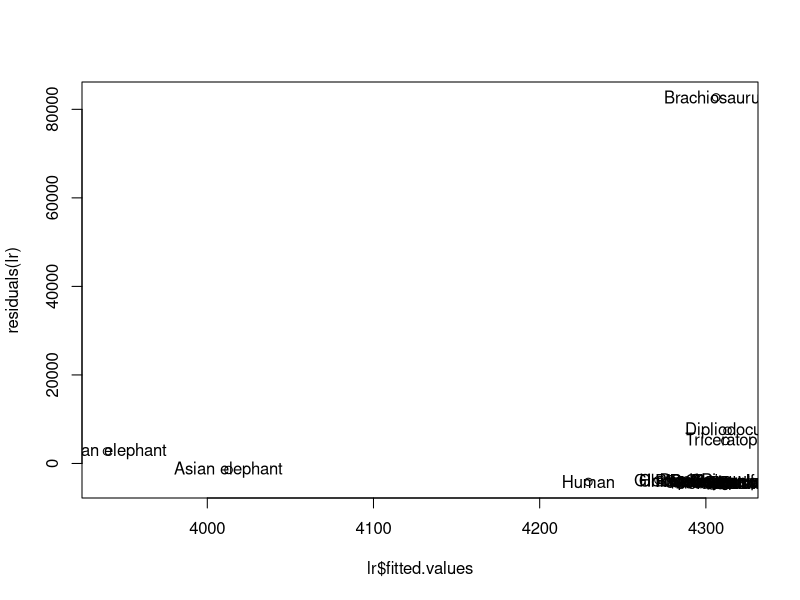
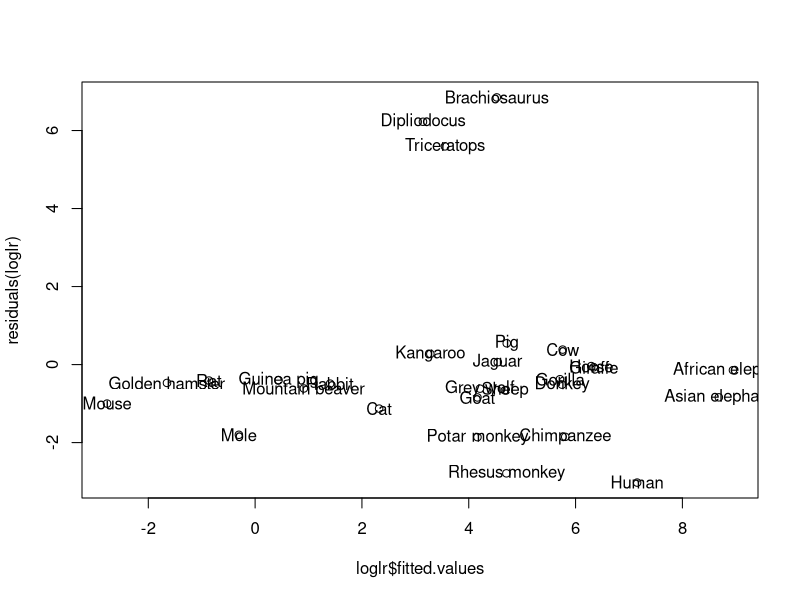
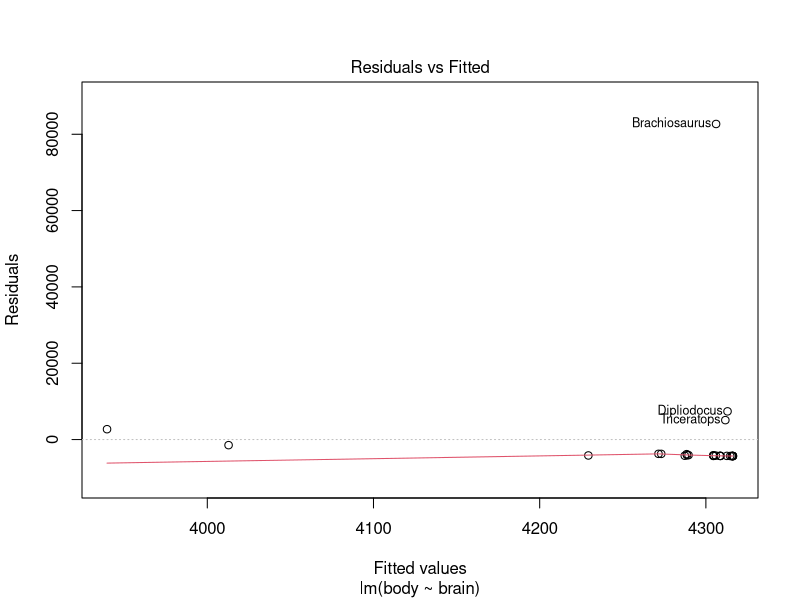
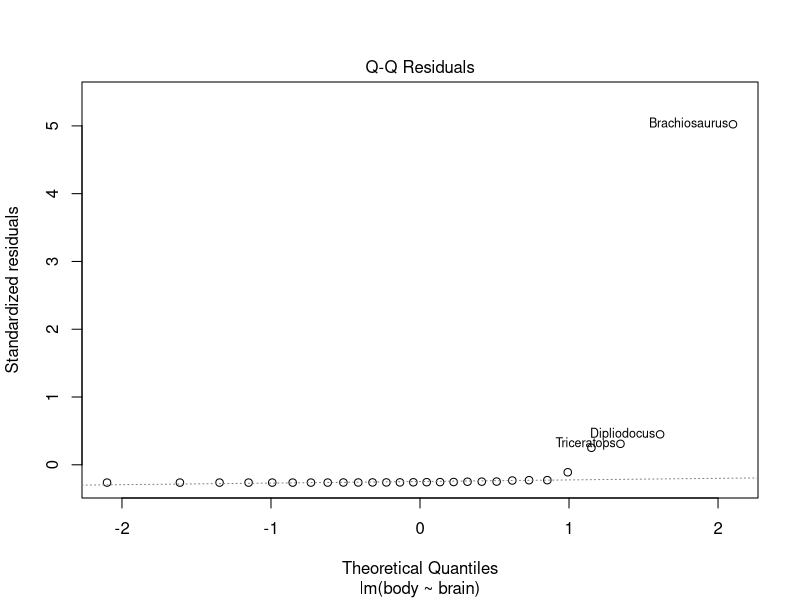
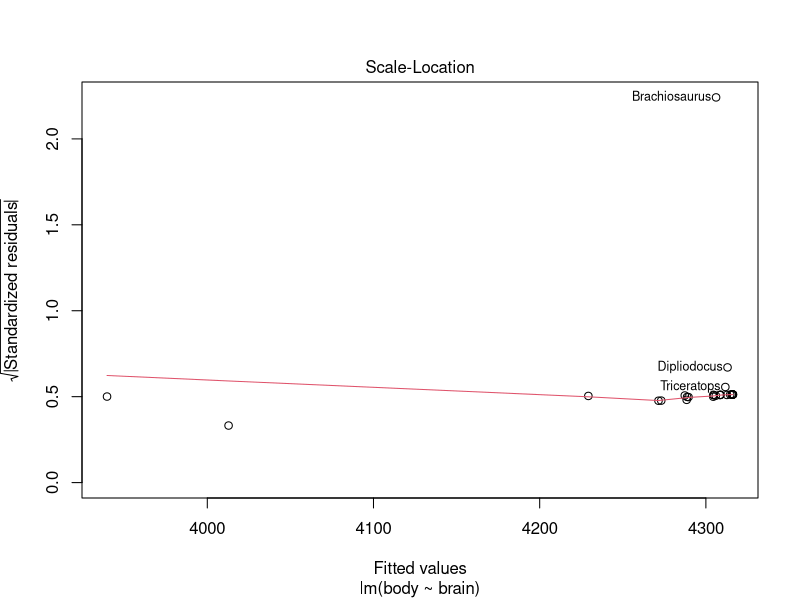
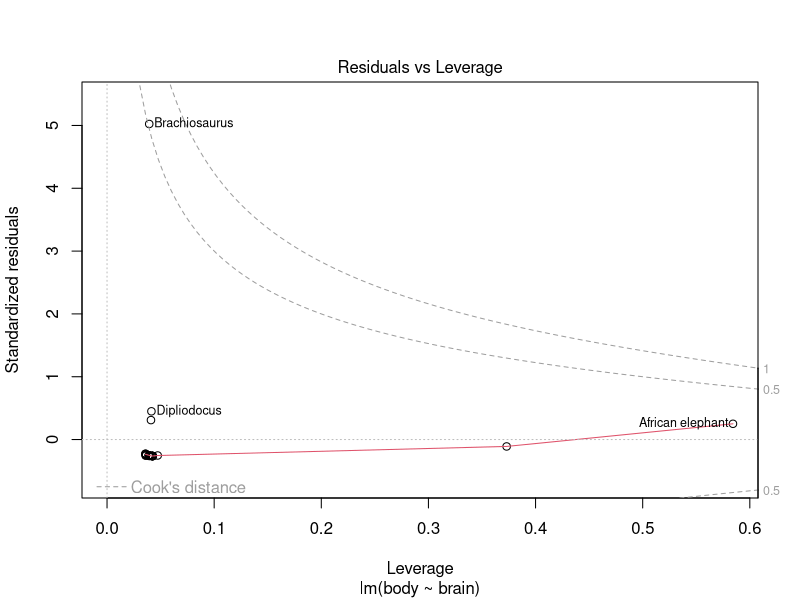
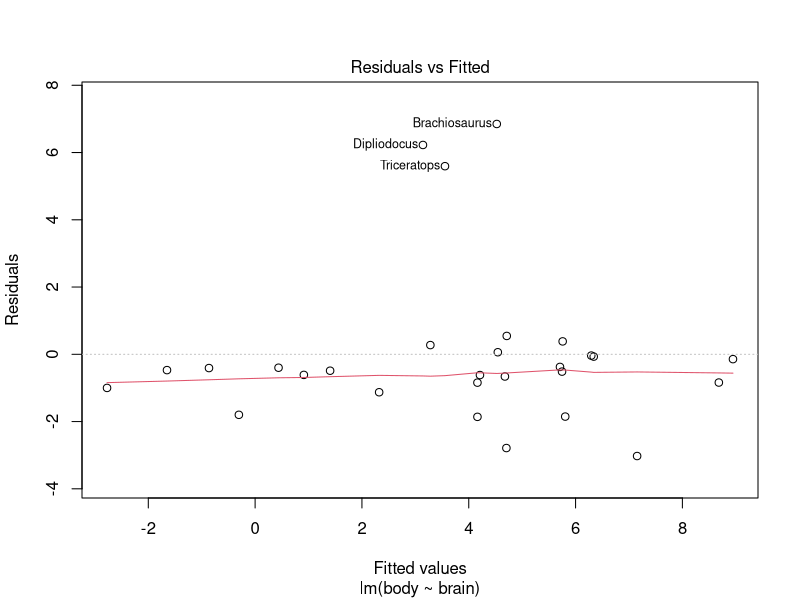
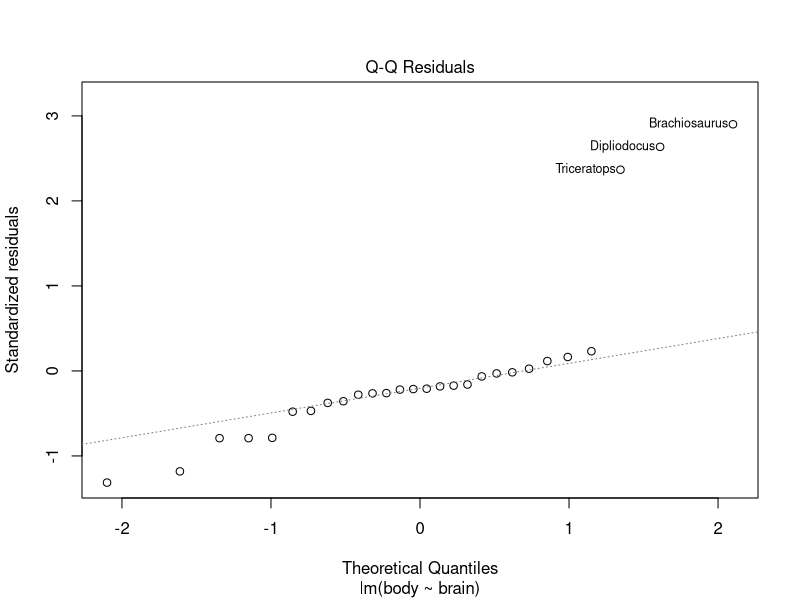

Here is the R script that generated these plots, in order:
library(MASS)
data("Animals")

lr <- lm(body~brain, data=Animals)

plot(lr$fitted.values, residuals(lr))
text(lr$fitted.values, residuals(lr), row.names(Animals))

loglr <- lm(body~brain, data=log(Animals))

plot(loglr$fitted.values, residuals(loglr))
text(loglr$fitted.values, residuals(loglr), row.names(Animals))

plot(lr)
plot(loglr)


data3 <- data.frame(log(Animals), 
                    as.factor(as.numeric(row.names(Animals) %in% c("Brachiosaurus", "Triceratops", "Dipliodocus"))))
colnames(data3) <- c(colnames(Animals), "esDinosaurio")


glr <- glm(brain~body+esDinosaurio, data=data3)

eval <- function(a, b, coef){
  return(coef[1] + coef[2]*a + coef[3]*b)
}

plot(log(Animals))
abline(glr$coefficients[1], glr$coefficients[2], col="red")
text(0, eval(0, 0, glr$coefficients)+1, labels = "normies", col="violet")
text(5, eval(5, 1, glr$coefficients)+1, labels = "dinosauros", col="darkgreen")

abline(glr$coefficients[1]+glr$coefficients[3], glr$coefficients[2], col="green")

plot(glr)

